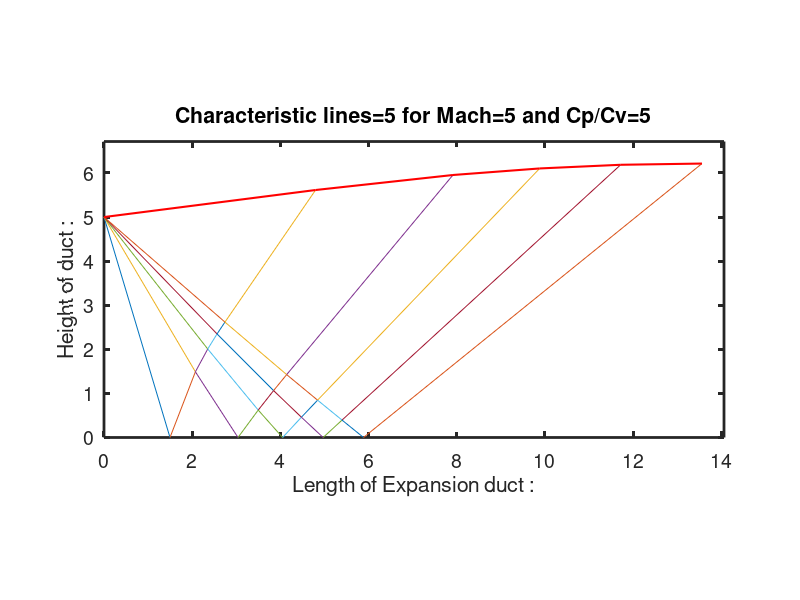

Source code (MATLAB):
%{
    This code is basically an extension of the nozzle geometry code but it
    adds control parameter of the flow regiem by controlling limits of the 
    back pressure at the end of the divergent duct of the CD nozzle or the 
    beginning of the test section. As usual the flow is considered compressible,
    invicid, two-dimensional and irrotational.
    Khalid Rafiq 
    Kashmir University
 %}
    

format short
clear all
clc
%%Conversions.
RTOD = 180/pi;
DTOR = pi/180;
%% Gas properties. 
gma= input('Enter value of Gamma : ');
%% Definition of Prandtl Mayers function, v.
Prandtl_Meyer = @(Me,gma) sqrt((gma+1)/(gma-1))*atan(sqrt((gma-1)/(gma+1)*(Me^2-1)))-atan(sqrt(Me^2-1)) ;
v = Prandtl_Meyer ;
%% Numerical inverse Prandtl Meyer number.
M_n = @(v) (1+0.7860*v^0.666+0.0321*v^1.333-0.0988*v^2)/(1-0.3883*v^0.666-0.1049*v^1.333) ;
%% Definition of Mach angle.
Mu_n = @(M_n) asind(1/M_n);
%% Design parameters.
Me =  input('Enter Exit Mach no. : ');
%% Max Nozzle wall angle.
theta_max= 0.5 * Prandtl_Meyer(Me,gma)*RTOD ;
%% Input characteristic lines %%
n_c = input('Enter number of characteristics lines originating from throat : ');
%% Pre- allocation of parameters.
nth= 0.5*n_c*(n_c + 3); % total number of nodes in the mesh.
M=zeros(1,nth);        % pre-allocation of Mach numbers.
mu=zeros(1,nth);        % pre-allocation of Mach angles
v=zeros(1,nth);        % pre-allocation of PMF.
LRC=zeros(1,nth);      % pre-allocation of Left running characteristics.
RRC=zeros(1,nth);      % pre-allocation of Right running characteristics.
theta=zeros(1,nth);    % pre-allocation of flow angles.
%% Choosing the initial step angle.Starts Numeric computation.
if n_c > 10
     theta_0=  theta_max/n_c ;
else
    theta_0 = 0.3733 ; % Any value close to 0 would suffice.
end
%% Generating the flow parametres at each grid point.
nth= 0.5*n_c*(n_c + 3); % total number of nodes in the mesh.
dtheta=(theta_max-theta_0)/(n_c-1); % Ref. Anderson 11.1.
for i=1:n_c  % First LRC has n_c grid points in addition to wall point.
    theta(i)=theta_0+(i-1)*dtheta;
    v(i)=theta(i);
    LRC(i)=theta(i)-v(i); % theta-v=constant.
    RRC(i)=theta(i)+v(i); % theta+v=constant.
end
i=n_c+1; % The wall point.
theta(i)=theta(i-1); % node at wall has same flow parameter as one prior to it.
v(i)=v(i-1);         % node at wall has same flow parameter as one prior to it.
LRC(i)=LRC(i-1);     % node at wall has same flow parameter as one prior to it.
RRC(i)=RRC(i-1);     % node at wall has same flow parameter as one prior to it.
a=2;   
b=n_c+2;
for k=1:n_c-1    % Jumps to the second LRC,2nd point on centrline.
    j=a;
    h=b;
    RRC(h)=RRC(j);
    theta(h)=0;
    v(h)=RRC(j)-theta(h);
    LRC(h)=theta(h)-v(h);
    j=j+1;
    for i=h+1:n_c-a+b  % second LRC,points in bet C.L and wall.
        RRC(i)=RRC(j);
        LRC(i)=LRC(i-1);
        theta(i)=0.5*(LRC(i)+RRC(i)); % theta = 1/2 *((S+) + S(-))
        v(i)=0.5*(RRC(i)-LRC(i));     % theta = 1/2 *((S+) + S(-))
        j=j+1;
    end
    if i==n_c-a+b
        h=i+1;
    else
        h=h+1;
    end
    theta(h)=theta(h-1);   % node at wall has same flow parameter as one prior to it.
    v(h)=v(h-1);           % node at wall has same flow parameter as one prior to it.
    LRC(h)=LRC(h-1);       % node at wall has same flow parameter as one prior to it.
    RRC(h)=RRC(h-1);       % node at wall has same flow parameter as one prior to it.
    a=a+1;
    b=h+1;
end
%% Mach number and Mach angle at each node
v=v*DTOR;
Mu = zeros(1,nth);     % pre-allocation of variable.
for i=1:nth
    M(i)=M_n(v(i));    % Respective Mach number at each node.
    Mu(i)=Mu_n(M(i));  % Respective Mach angle at each node
end
           % Here we complete out our flow paramaters at all the grid
           % points taking each at a time. However nothing is yet known
           %about the shape of the nozzle.

%% Grid generator
figure(1)
D = input('Enter height of throat: ') ; 
i=1;
x=zeros(1,nth);
y=zeros(1,nth);
wall=theta_max;
while (i<=n_c+1)
    if i==1
        x(i)=-D/(tand(theta(i)-Mu(i)));
        y(i)=0;
        plot([0 x(i)],[D 0]);
    

        hold on
    else if i==n_c+1
            x(i)=(y(i-1)-D-x(i-1)*tand((theta(i-1)+theta(i)+Mu(i-1)+Mu(i))*0.5))/...
                (tand(0.5*(wall+theta(i)))-tand((theta(i-1)+theta(i)+Mu(i-1)+Mu(i))*0.5));
            y(i)=D+x(i)*tand(0.5*(wall+theta(i)));
            plot([x(i-1) x(i)],[y(i-1) y(i)]);
            hold on
            plot([0 x(i)],[D y(i)],'r','Linewidth',1.5);
           
            hold on
        else
            x(i)=(D-y(i-1)+x(i-1)*tand(0.5*(Mu(i-1)+theta(i-1)+Mu(i)+theta(i))))/...
                (tand(0.5*(Mu(i-1)+theta(i-1)+Mu(i)+theta(i)))-tand(theta(i)-Mu(i)));
            y(i)=tand(theta(i)-Mu(i))*x(i)+D;
            plot([x(i-1) x(i)],[y(i-1) y(i)]);
            hold on
            plot([0 x(i)],[D y(i)]);
            hold  on
        end
    end
    i=i+1;
    hold on
end
h=i;
k=0;
i=h;
for j=1:n_c-1
    while (i<=h+n_c-k-1)
        if (i==h)
            x(i)=x(i-n_c+k)-y(i-n_c+k)/(tand(0.5*(theta(i-n_c+k)+theta(i)-Mu(i-n_c+k)-Mu(i))));
            y(i)=0;
            plot([x(i-n_c+k) x(i)],[y(i-n_c+k) y(i)]);
            hold on
        else if (i==h+n_c-k-1)
                x(i)=(x(i-n_c+k)*tand(0.5*(theta(i-n_c+k)+theta(i)))-y(i-n_c+k)+y(i-1)-x(i-1)...
                    *tand((theta(i-1)+theta(i)+Mu(i-1)+Mu(i))*0.5))/(tand(0.5*(theta(i-n_c+k)...
                    +theta(i)))-tand((theta(i-1)+theta(i)+Mu(i-1)+Mu(i))*0.5));
                y(i)=y(i-n_c+k)+(x(i)-x(i-n_c+k))*tand(0.5*(theta(i-n_c+k)+theta(i)));
                plot([x(i-1) x(i)],[y(i-1) y(i)]);
                hold on
                plot([x(i-n_c+k) x(i)],[y(i-n_c+k) y(i)],'r','Linewidth',1.5);
                hold on
            else
                s1= tand(0.5*(theta(i)+theta(i-1)+Mu(i)+Mu(i-1)));
                s2= tand(0.5*(theta(i)+theta(i-n_c+k)-Mu(i)-Mu(i-n_c+k)));
                x(i)=(y(i-n_c+k)-y(i-1)+s1*x(i-1)-s2*x(i-n_c+k))/(s1-s2);
                y(i)=y(i-1)+(x(i)-x(i-1))*s1;
                plot([x(i-1) x(i)],[y(i-1) y(i)]);
                hold on
               h5 =  plot([x(i-n_c+k) x(i)],[y(i-n_c+k) y(i)]);
                hold on
            end
        end
        i=i+1;
    end
    k=k+1;
    h=i;
    i=h;
    hold on
end
h1 = get(h5,'Parent');
set(h1,'Fontsize',14,'Linewidth',2);
title(sprintf('Characteristic lines=%d for Mach=%d and Cp/Cv=%d',n_c,Me,gma))
xlabel('Length of Expansion duct :');
ylabel('Height of duct :','Rotation',90);
axis equal
xlim([0 x(nth)+0.5]);
ylim([0 y(nth)+0.5]);
arearatio = y(nth)/D;


%% Using bisection method to find subsonic and supersonic mach numbers.
% primary purpose is to check various back pressure conditions at which
% shocks may occur.

a1 = (gma+1)/ 2 ;
b1 = (gma-1)/ 2 ;
Msub1 = zeros(1,length(arearatio));
 
f = @(Ms) (1./Ms).*((1/a1 *( 1+b1*Ms.^2)).^(a1/(2*b1))) - arearatio ;
a = 0.0000001;
b = 1;
e = 10^-5;
n = ceil((log(b-a)-log(e))/log(2));
Ms = zeros(length(n)) ;
 for i = 1:n 
 Ms(i) = (a+b)/2 ;
 if   f(a)*f(Ms(i))< 0
     b = Ms(i);
 else if   f(a)*f(Ms(i))> 0
         a = Ms(i);
     end
 
 Ms;
 end
 Msub = Ms(1,end);
 end

 Msup = M(1,end) ;

 %% Variation of pressure ratio supersonic (p/p.stag) along each mach line.
  prsup = (1 + b1*Msup.^2).^(-gma/(2*b1)) ;
  
  %% Variation of pressure ratio subsonic (p/p.stag) along each mach line.
  prsub = ((1 + b1*Msub.^2).^(-gma/(2*b1)))' ;
  
  %% If the normal shock is formed at the exit of the supersonic nozzle, it must follow 
   % the nozrmal shock isentropic relations.
   p2to1 = 1 + (2*gma/(gma+1))*(Msup.^2 - 1) ;
   
   % now calculating ratio of Pexit(downstream normal shock) to the stagnation pressure
   prns = p2to1.*prsup ;
   disp([prsub',prns',prsup'])
  %% Control of the supersonic flow and conditions of shock formation.
  fprintf('Flow will be fully subsonic if ratio of backpressure to stagnation pressure is above %d\n',prsub )
  fprintf('Normal shock developed in divergent duct if backpressure to stagnation pressure ratio is between %d and %d\n',prsub,prns )
  fprintf('Normal shock developed in divergent duct at exit plane if backpressure to stagnation pressure ratio is %d\n',prns )
  fprintf('An over expanded nozzle is obtained if backpressure to stagnation pressure is between %d and %d\n',prns,prsup)
  fprintf('An under expanded nozzle is obtained if backpressure to the stagnation pressure ratio is below %d\n',prsup)
 


 
 